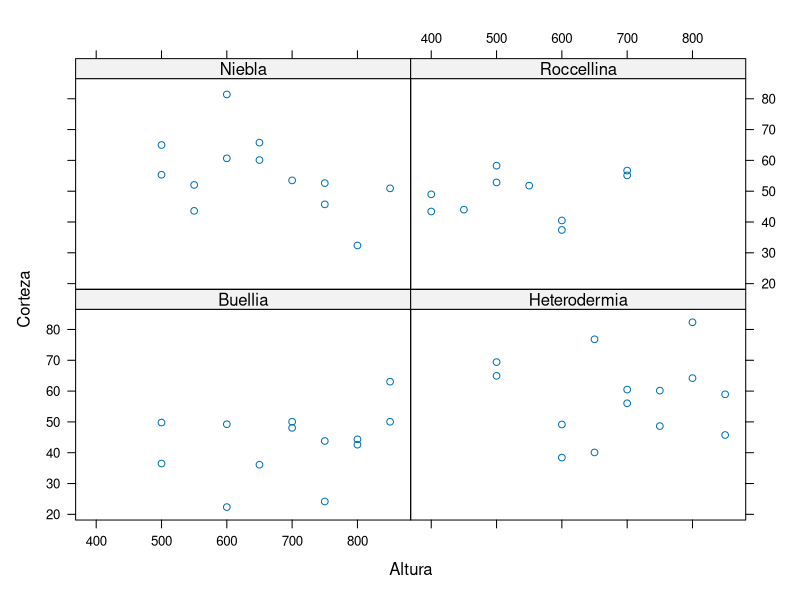
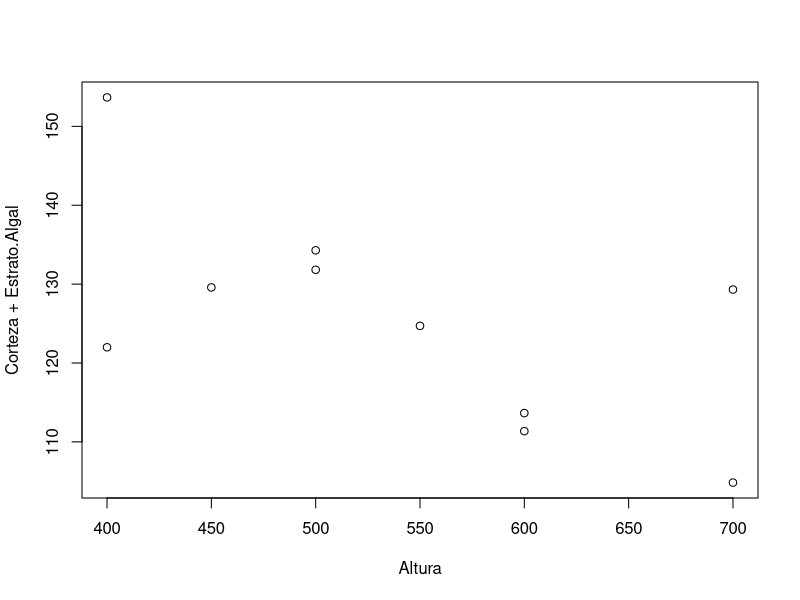
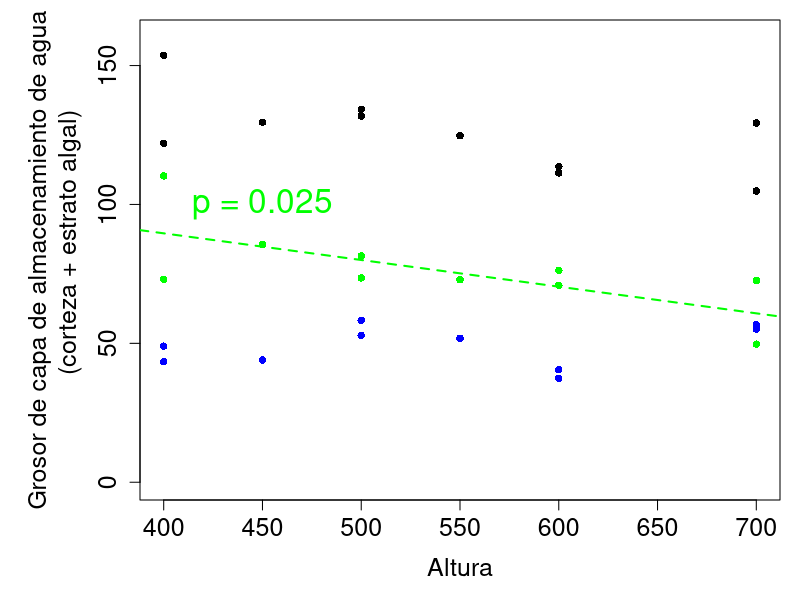

The R source for these figures, in order: (Note: this script raises an error after producing the figures.)
library(lattice)

setwd("~/Dropbox/Lomas/Nat Geo")
anat<-read.csv('Anatomia.csv')#Datos de anatomía de Camilo
summary(anat)

xyplot(Corteza~Altura|specie,data=anat)
plot(Corteza+Estrato.Algal~Altura,data=anat[anat$specie=='Roccellina',])

par(mfrow=c(1,1),mar=c(5,7,1,1))
plot(Corteza+Estrato.Algal~Altura,data=anat[anat$specie=='Roccellina',],pch=16,cex.lab=1.5,cex.axis=1.5,ylim=c(0,160),ylab='Grosor de capa de almacenamiento de agua
     (corteza + estrato algal)')
#plot(Médula.total~Altura,data=anat[anat$specie=='Roccellina',],pch=16,cex.lab=1.5,ylim=c(0,400),ylab='Grosor (um)')
points(Corteza~Altura,data=anat[anat$specie=='Roccellina',],pch=16,col='blue')
points(Estrato.Algal~Altura,data=anat[anat$specie=='Roccellina',],pch=16,col='green')
summary(lm(Corteza~Altura,data=anat[anat$specie=='Roccellina',]))
summary(lm(Estrato.Algal~Altura,data=anat[anat$specie=='Roccellina',]))
abline(a=128,b=-0.096,col='green',lwd=2,lty=2)
text(450,100,'p = 0.025',col='green',cex=2)
summary(lm(Médula.total~Altura,data=anat[anat$specie=='Roccellina',]))
summary(lm(Corteza+Estrato.Algal~Altura,data=anat[anat$specie=='Roccellina',]))

#Plots ternarios
par(mfrow=c(1,1))
TernaryPlot('Corteza','Algal','Médula')
AddToTernary(points,anat[anat$specie=='Niebla',5:7],col=1,pch=16)
AddToTernary(points,anat[anat$specie=='Roccellina',5:7],col=2,pch=16)
AddToTernary(points,anat[anat$specie=='Heterodermia',5:7],col=3,pch=16)
AddToTernary(points,anat[anat$specie=='Buellia',5:7],col=4,pch=16)

par(mfrow=c(2,2))
TernaryPlot('Corteza','Algal','Médula',main='Niebla')
AddToTernary(points,anat[anat$specie=='Niebla'&anat$Altura<601,5:7], col=2,pch=16)
AddToTernary(points,anat[anat$specie=='Niebla'&anat$Altura>600,5:7], col=4,pch=16)
AddToTernary(points,anat[anat$specie=='Niebla'&anat$Altura>799,5:7], col=1,pch=16)

TernaryPlot('Corteza','Algal','Médula',main='Roccellina')
AddToTernary(points,anat[anat$specie=='Roccellina'&anat$Altura<601,5:7], col=2,pch=16)
AddToTernary(points,anat[anat$specie=='Roccellina'&anat$Altura>600,5:7], col=4,pch=16)
AddToTernary(points,anat[anat$specie=='Roccellina'&anat$Altura>799,5:7], col=1,pch=16)

TernaryPlot('Corteza','Algal','Médula',main='Heterodermia')
AddToTernary(points,anat[anat$specie=='Heterodermia'&anat$Altura<601,5:7], col=2,pch=16)
AddToTernary(points,anat[anat$specie=='Heterodermia'&anat$Altura>600,5:7], col=4,pch=16)
AddToTernary(points,anat[anat$specie=='Heterodermia'&anat$Altura>799,5:7], col=1,pch=16)

TernaryPlot('Corteza','Algal','Médula',main='Buellia')
AddToTernary(points,anat[anat$specie=='Buellia'&anat$Altura<601,5:7], col=2,pch=16)
AddToTernary(points,anat[anat$specie=='Buellia'&anat$Altura>600,5:7], col=4,pch=16)
AddToTernary(points,anat[anat$specie=='Buellia'&anat$Altura>799,5:7], col=1,pch=16)
